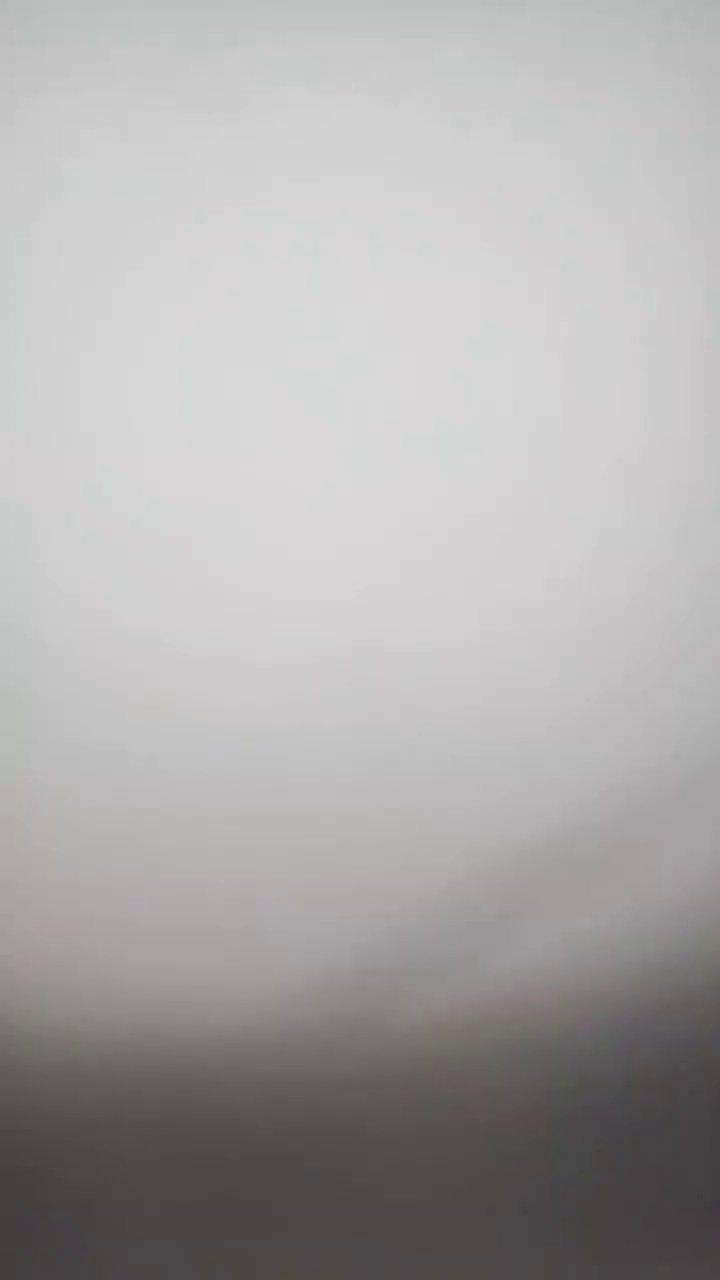
#> input picture frame 5 of src/PythonControl/Data/Double/test.mp4, 720 x 1280 px
$ python Double.py
#> lines starting #> are read from the running program, lines starting #| are printed output that depends on the picture; after the words box and inside, x2 and y2 are one past the last pixel; in counts of white or black regions, pixels touching at a corner belong together
#> further down, frame is the input picture: shape (1280, 720, 3); mean B, G, R 170.9, 171.1, 173.1
import datetime
import cv2 as cv
import numpy as np

def is_parallel(line1, line2, min_angle_diff, max_dist_diff):
    # 计算线条的角度
    angle1 = np.arctan2(line1[0][3] - line1[0][1], line1[0][2] - line1[0][0]) * 180 / np.pi
    angle2 = np.arctan2(line2[0][3] - line2[0][1], line2[0][2] - line2[0][0]) * 180 / np.pi
    # 检查角度差异
    if abs(angle1 - angle2) < min_angle_diff:
        # 检查线条间距离
        dist1 = np.sqrt((line1[0][2] - line1[0][0])**2 + (line1[0][3] - line1[0][1])**2)
        dist2 = np.sqrt((line2[0][2] - line2[0][0])**2 + (line2[0][3] - line2[0][1])**2)
        if abs(dist1 - dist2) < max_dist_diff:
            return True
    return False

def detect_yellow_lines(frame, longest_rect, max_length):
    # 转换到HSV颜色空间
#> called with max_length = 0
    hsv = cv.cvtColor(frame, cv.COLOR_BGR2HSV)
#> hsv: shape (1280, 720, 3); mean H, S, V 68.1, 6.8, 173.4

    # 定义黄色在HSV空间的范围
    lower_yellow = np.array([5, 5, 5])
    upper_yellow = np.array([35, 255, 255])

    # 创建黄色区域的掩模
    mask = cv.inRange(hsv, lower_yellow, upper_yellow)
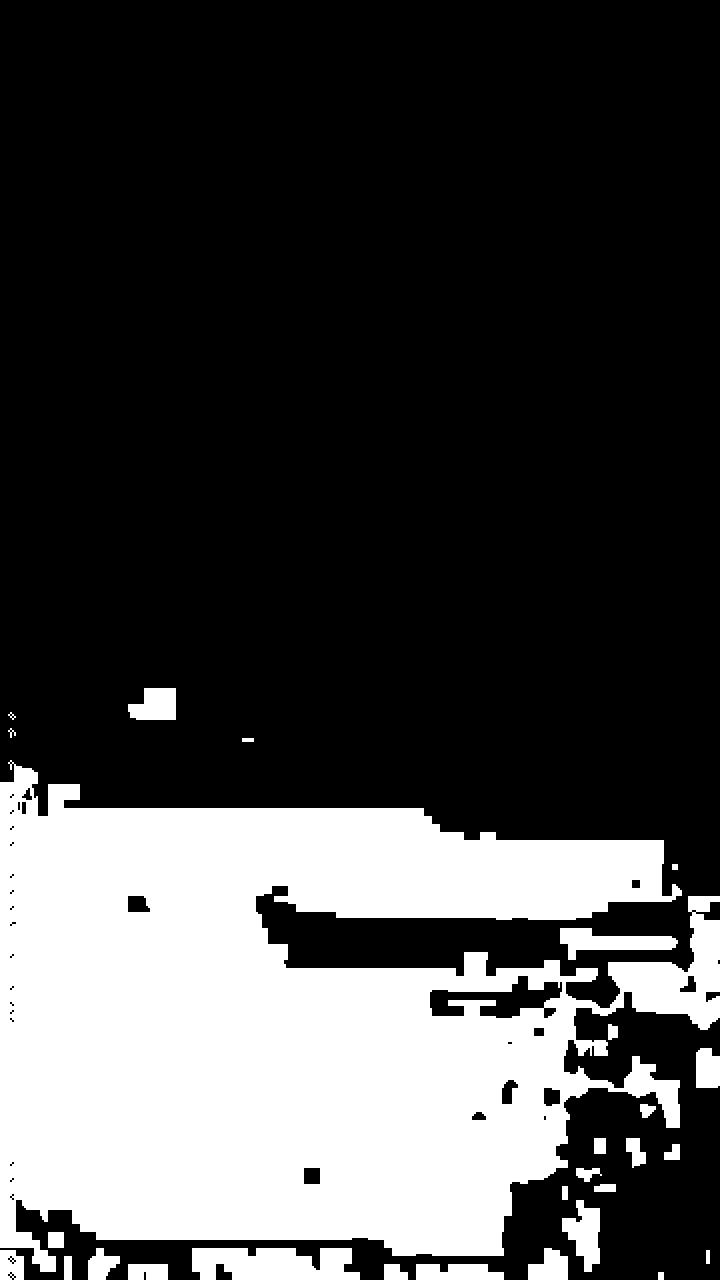
#> mask: shape (1280, 720); 27.6% white; 28 white regions, largest, box (x1, y1, x2, y2) and area: (0, 760, 720, 1272) 237728, (192, 1248, 360, 1280) 4508, (560, 928, 678, 960) 1904

    # 应用Canny边缘检测
    edges = cv.Canny(mask, 50, 150)
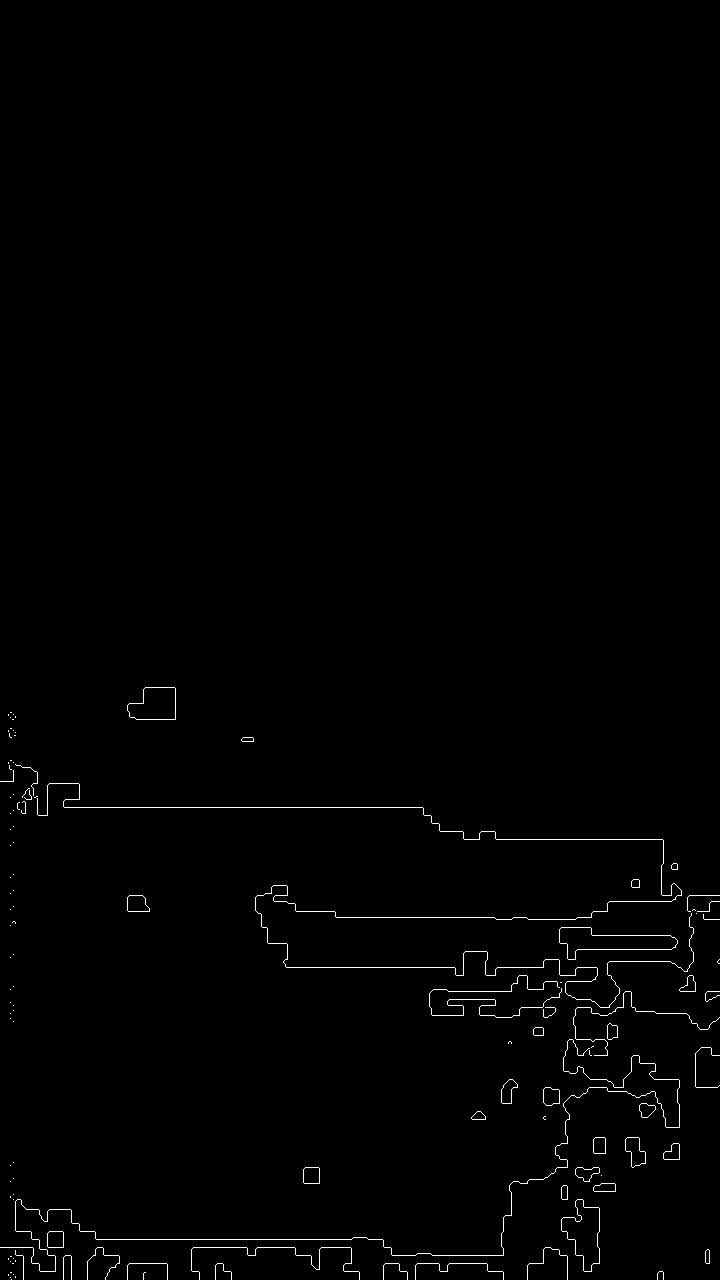
#> edges: shape (1280, 720); 0.78% white in thin lines or dots, all inside (x1, y1, x2, y2) = (0, 687, 720, 1280)

    # 使用霍夫变换检测线条
    lines = cv.HoughLinesP(edges, 1, np.pi / 180, 40, minLineLength=270, maxLineGap=30)
#> lines = [[17, 807, 422, 807], [96, 1239, 382, 1239], [286, 967, 607, 967]]

    # 检查线条是否成对
    paired_lines = []
    if lines is not None:
        for idx1, line1 in enumerate(lines):
            for idx2, line2 in enumerate(lines):
                if idx1 != idx2 and is_parallel(line1, line2, 10, 20):
                    paired_lines.append(line1)
                    paired_lines.append(line2)
#> this loop made 3 passes
#> line1 on passes 1 to 3: [[17, 807, 422, 807]], [[96, 1239, 382, 1239]], [[286, 967, 607, 967]]
#> after the loop, paired_lines = []

    # 收集成对线条的端点
    all_points = [point for line in paired_lines for point in [line[0][:2], line[0][2:]]]
#> all_points = []

    # 计算和更新最长矩形
    if len(all_points) >= 4:
        rect = cv.minAreaRect(np.array(all_points))
        box = cv.boxPoints(rect)
        diagonal_length = np.sqrt((box[0][0] - box[2][0])**2 + (box[0][1] - box[2][1])**2)

        if diagonal_length > max_length:
            max_length = diagonal_length
            longest_rect = rect

    # 绘制最长的矩形
    if longest_rect is not None:
        box = cv.boxPoints(longest_rect)
        box = np.intp(box)
        cv.drawContours(frame, [box], 0, (0, 0, 255), 2)

    return frame, longest_rect, max_length

def extract_subregions(frame, rect, region_size=10):
    box = cv.boxPoints(rect)
    box = np.intp(box)
    subregions = []

    for x, y in box:
        x, y = int(x), int(y)
        # 确保不超出图像边界
        x_min, x_max = max(x - region_size, 0), min(x + region_size, frame.shape[1])
        y_min, y_max = max(y - region_size, 0), min(y + region_size, frame.shape[0])

        # 如果提取的区域有效
        if x_min < x_max and y_min < y_max:
            subregion = frame[y_min:y_max, x_min:x_max]
            subregions.append((subregion, (x, y)))

    return subregions


def has_pixel_changed(prev_subregion, current_subregion, threshold=50):
    if prev_subregion is None or current_subregion is None:
        return False
    diff = cv.absdiff(prev_subregion, current_subregion)
    return np.mean(diff) > threshold


# 初始化视频捕获
cap = cv.VideoCapture('Data/Double/test.mp4')  # 替换为视频文件路径或摄像头索引

# 获取视频的分辨率和帧率
frame_width = int(cap.get(cv.CAP_PROP_FRAME_WIDTH))
frame_height = int(cap.get(cv.CAP_PROP_FRAME_HEIGHT))
frame_rate = int(cap.get(cv.CAP_PROP_FPS))

# 创建视频写入器对象
fourcc = cv.VideoWriter_fourcc(*'avc1')  # 使用 MP4 兼容的编解码器
out = cv.VideoWriter('Data/Double/output.mp4', fourcc, frame_rate, (frame_width, frame_height))

# 初始化用于存储最长矩形的变量和第一次覆盖时间
longest_rect = None
max_length = 0
prev_subregions = [None] * 4  # 存储前一帧的四个角的小区域

# 视频开始时间
start_time = datetime.datetime(2023, 12, 10, 12, 0, 0)

with open('Data/Double/results.txt', 'w', encoding='utf-8') as file:
    while True:
        ret, frame = cap.read()
        if not ret:
            break

        frame, longest_rect, max_length = detect_yellow_lines(frame, longest_rect, max_length)
#> max_length = 0

        if longest_rect is not None:
            current_subregions = extract_subregions(frame, longest_rect)
            for i, (current_subregion, (x, y)) in enumerate(current_subregions):
                if has_pixel_changed(prev_subregions[i], current_subregion[0]):
                    current_time = start_time + datetime.timedelta(seconds=cap.get(cv.CAP_PROP_POS_FRAMES) / frame_rate)
                    file.write(f"压线时间：{current_time}压线位置：({x}, {y})\n")
                    # 可以在这里加入额外的处理
                prev_subregions[i] = current_subregion[0]  # 更新前一帧的区域

        # 将处理后的帧写入视频文件
        out.write(frame)

        # cv.imshow('Yellow Line Detection', frame)
        if cv.waitKey(1) & 0xFF == ord('q'):
#> (key q is pressed here)
            break

# 释放视频捕获和视频写入器
cap.release()
out.release()
cv.destroyAllWindows()

$ run again, starting later in the video
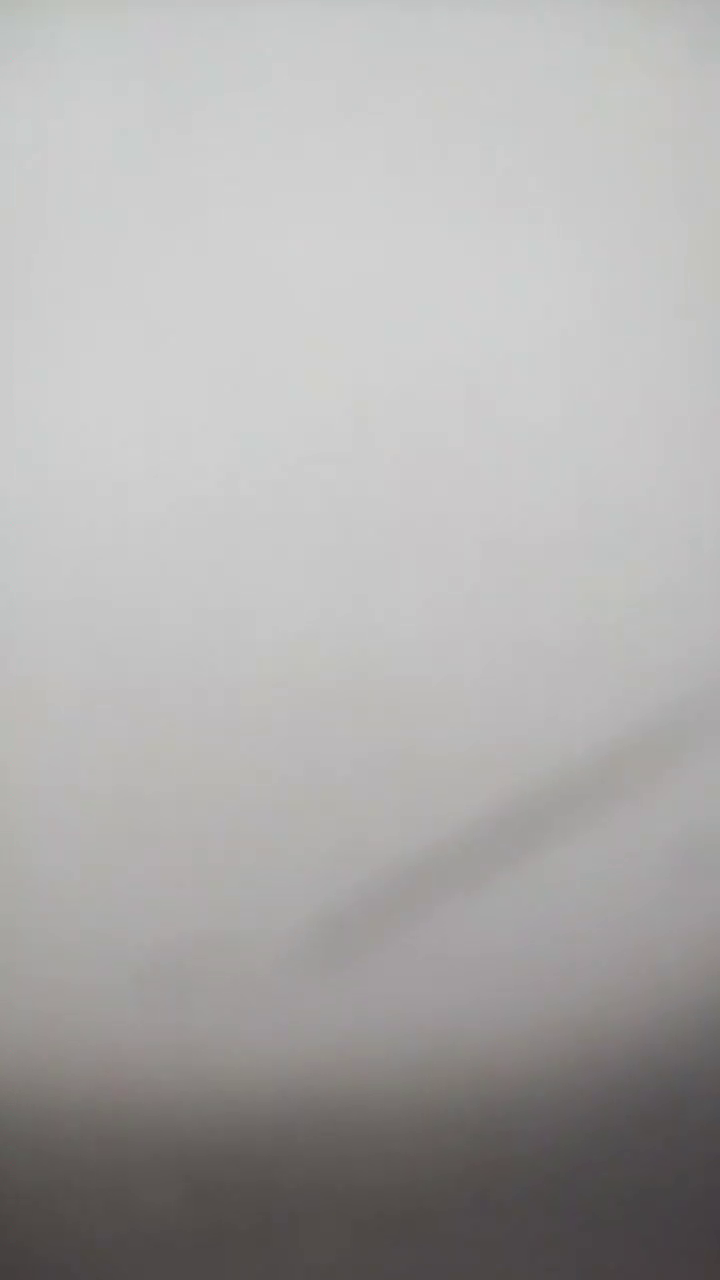
#> input picture frame 22 of src/PythonControl/Data/Double/test.mp4, 720 x 1280 px
#> frame is the input picture: shape (1280, 720, 3); mean B, G, R 171.3, 172, 173.6
#> hsv: shape (1280, 720, 3); mean H, S, V 45.5, 5.9, 173.8
#> in detect_yellow_lines, `mask = cv.inRange(hsv, lower_yellow, upper_yellow)`:
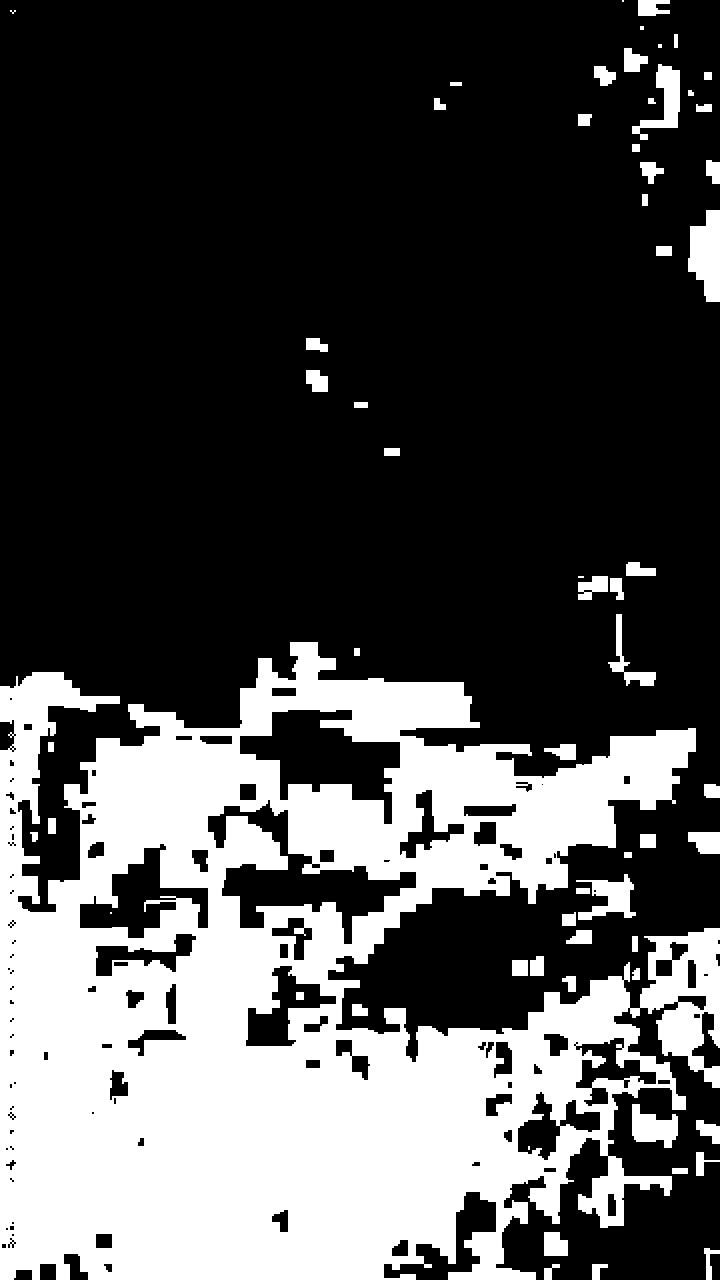
#> mask: shape (1280, 720); 30.9% white; 62 white regions (7 under 20 px), largest, box (x1, y1, x2, y2) and area: (0, 642, 720, 1280) 268512, (688, 210, 720, 302) 2164, (632, 64, 680, 140) 1404
#> in detect_yellow_lines, `edges = cv.Canny(mask, 50, 150)`:
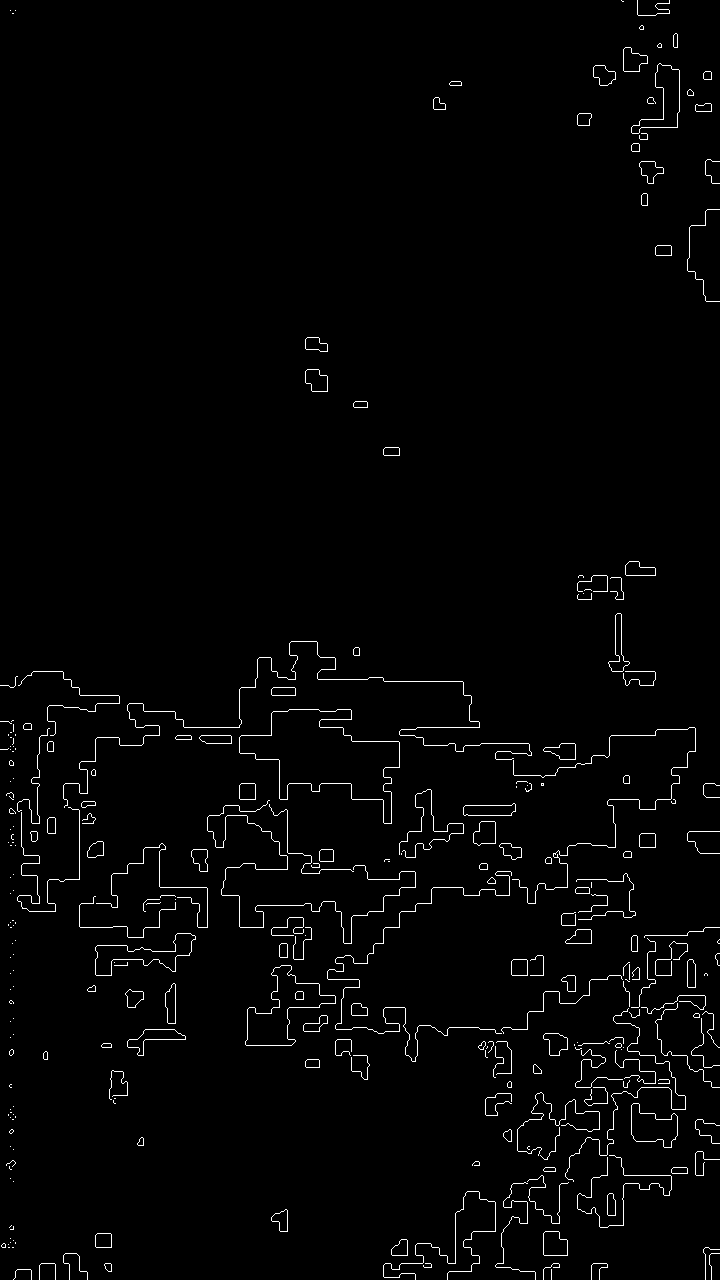
#> edges: shape (1280, 720); 1.8% white in thin lines or dots
#> lines = None
#> max_length = 0

$ run again, starting later in the video
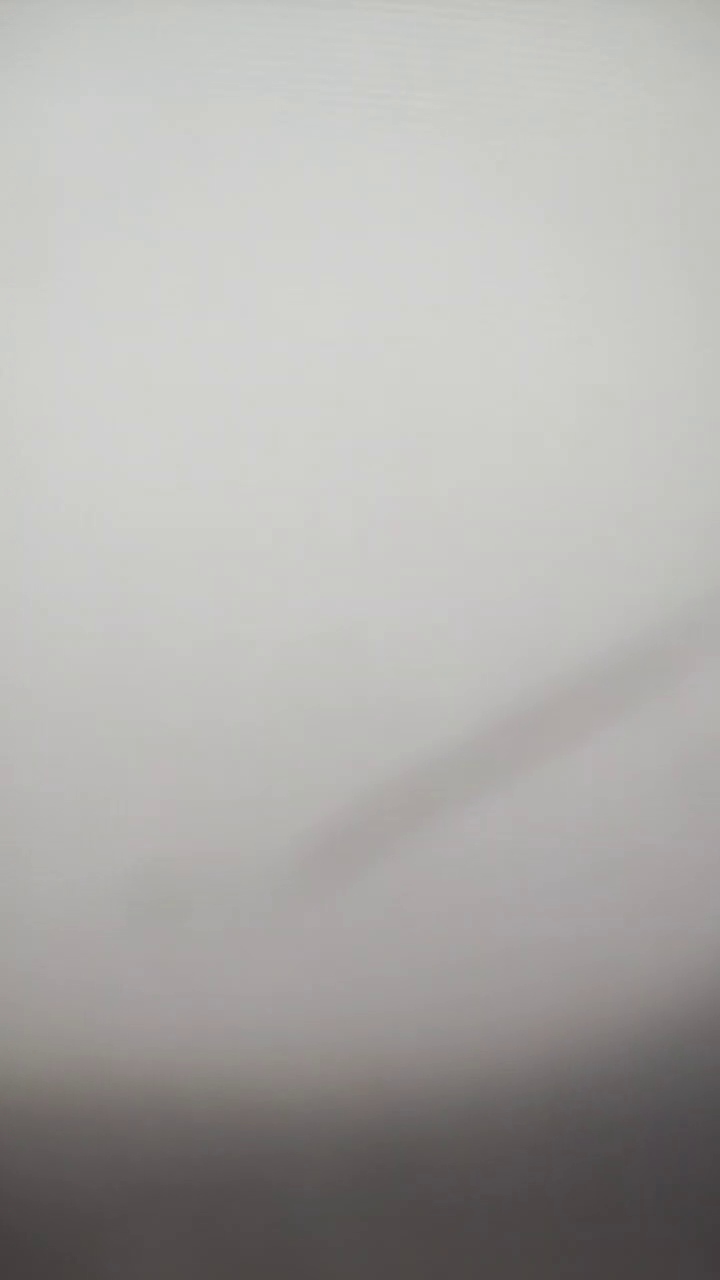
#> input picture frame 40 of src/PythonControl/Data/Double/test.mp4, 720 x 1280 px
#> frame is the input picture: shape (1280, 720, 3); mean B, G, R 170.2, 172.2, 174.1
#> hsv: shape (1280, 720, 3); mean H, S, V 27.5, 7.5, 174.3
#> in detect_yellow_lines, `mask = cv.inRange(hsv, lower_yellow, upper_yellow)`:
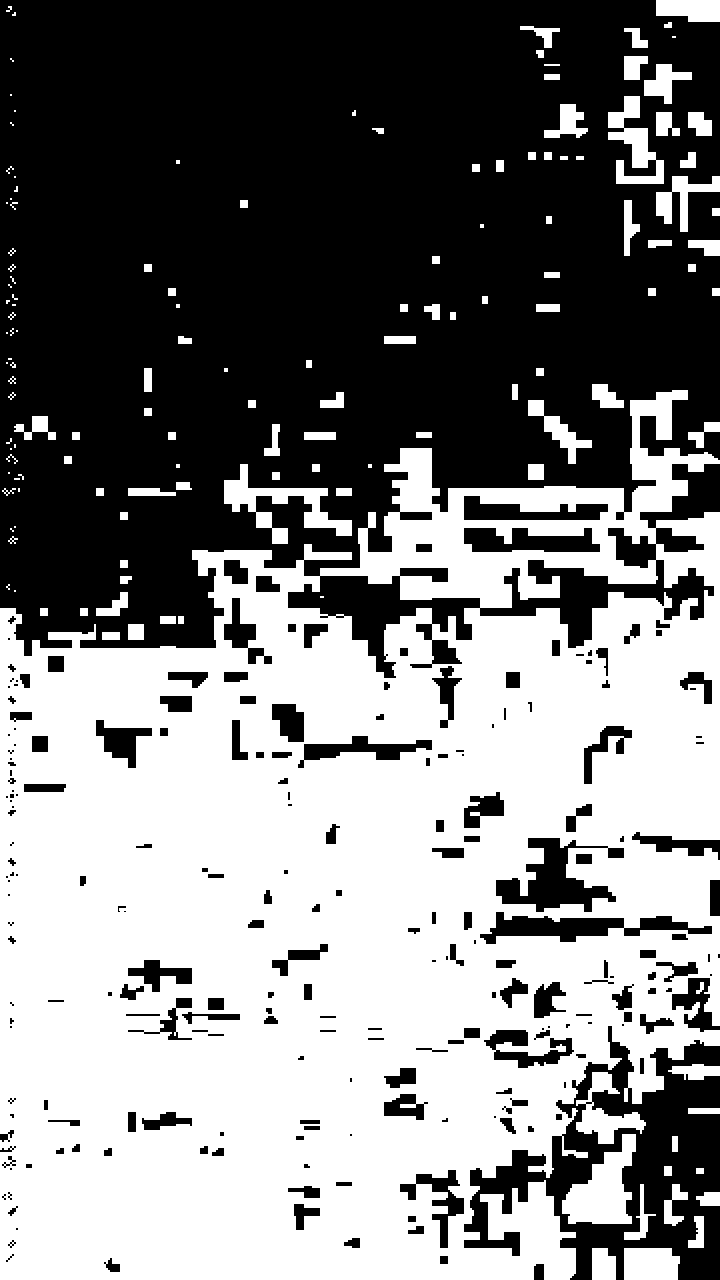
#> mask: shape (1280, 720); 50.2% white; 223 black regions (63 under 20 px), largest, box (x1, y1, x2, y2) and area: (0, 0, 720, 678) 387800, (464, 1026, 720, 1280) 26892, (496, 838, 624, 912) 4092
#> in detect_yellow_lines, `edges = cv.Canny(mask, 50, 150)`:
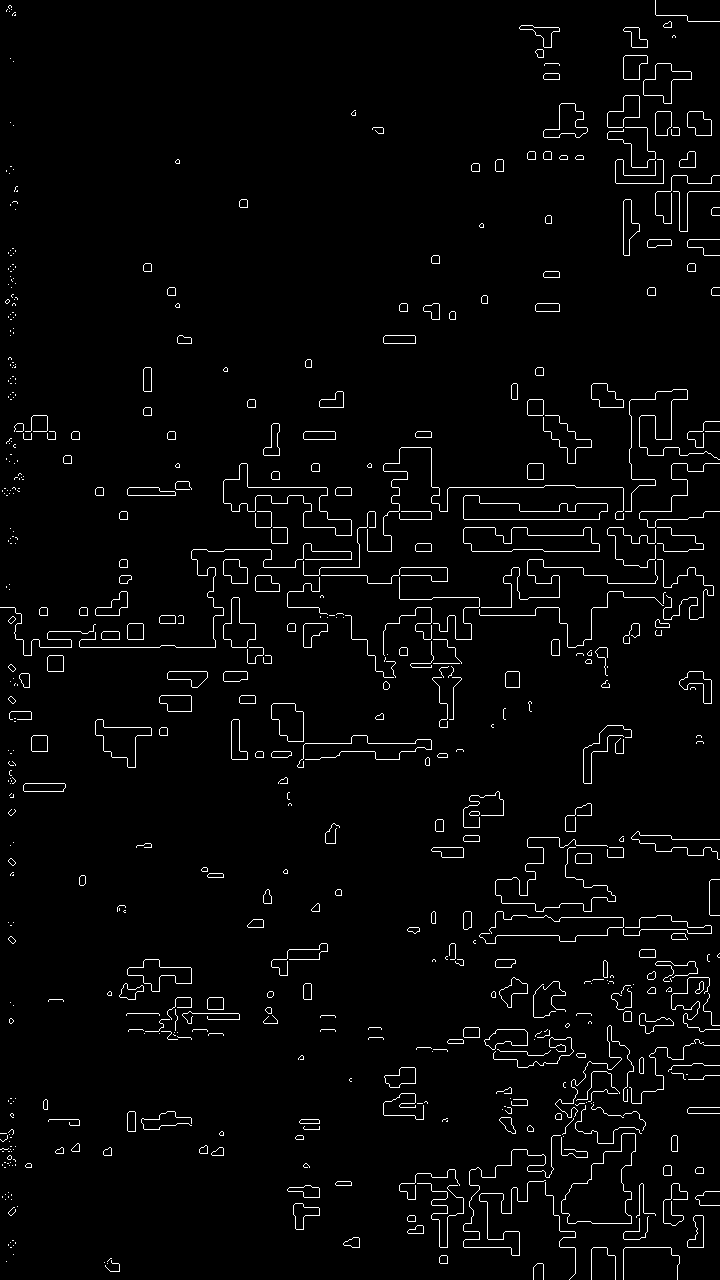
#> edges: shape (1280, 720); 2.6% white in thin lines or dots
#> lines = [[511, 1254, 511, 879]]
#> the loop in detect_yellow_lines, `for idx1, line1 in enumerate(lines):` made 1 pass
#> (idx1, line1) on pass 1: (0, [[511, 1254, 511, 879]])
#> after the loop in detect_yellow_lines, `for idx1, line1 in enumerate(lines):`: paired_lines = []
#> max_length = 0
